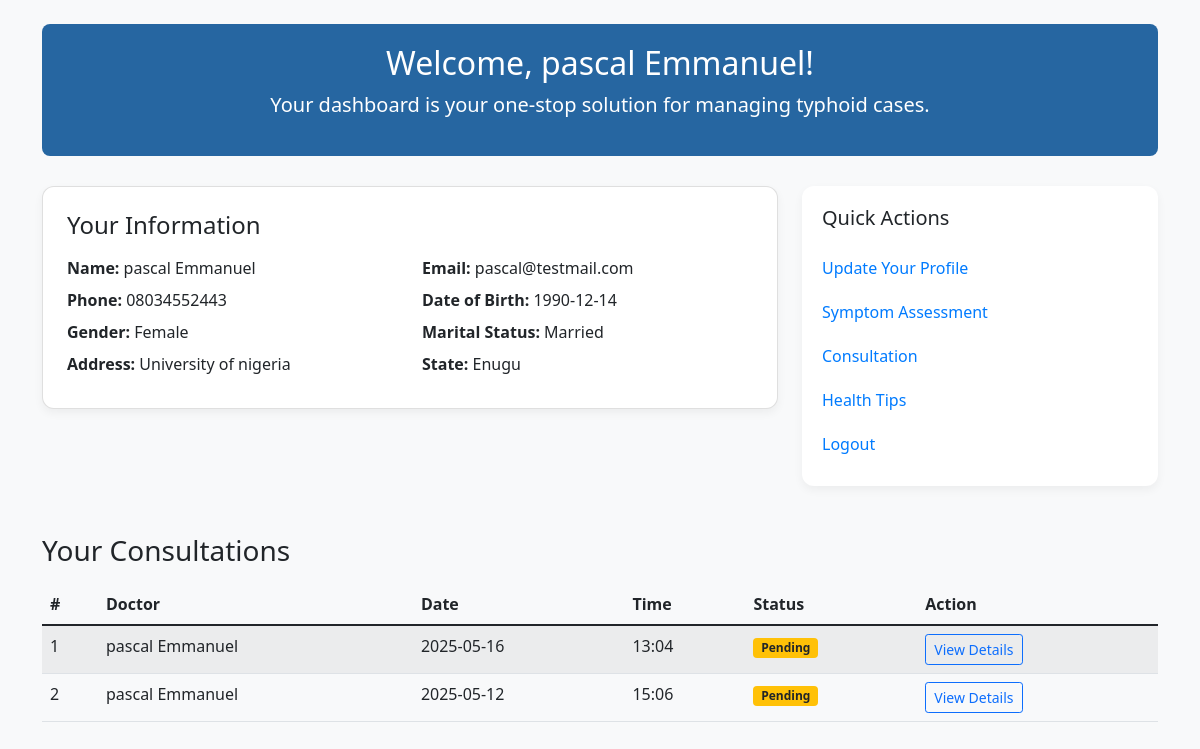
Before: /dashboard (signed in) with the older database file.
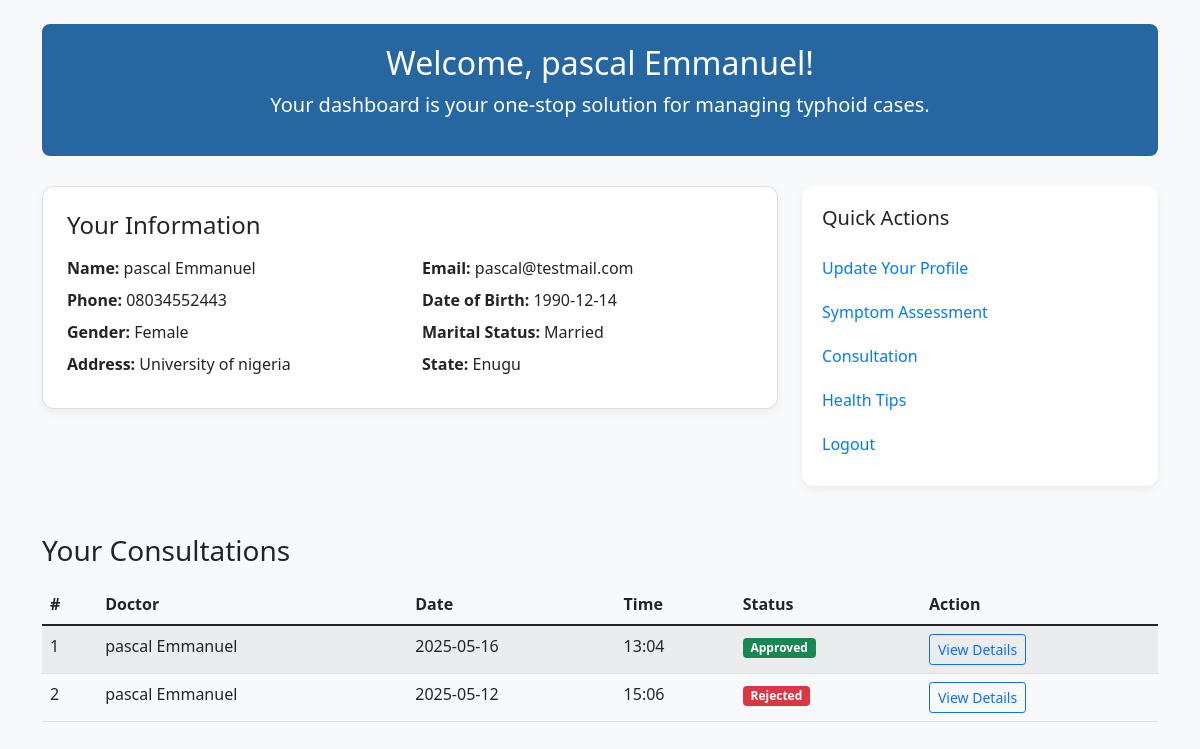
After: the same page with the newer database file.
### app.py (models this page shows, shortened)
class Consultation(db.Model):
    id = db.Column(db.Integer, primary_key=True)
    user_id = db.Column(db.Integer, db.ForeignKey('user.id'))
    doctor_id = db.Column(db.Integer, db.ForeignKey('doctor.id'))
    status = db.Column(db.String(20), default="Pending")  # Pending, Approved, Rejected
    appointment_date = db.Column(db.Date)
    appointment_time = db.Column(db.Time)
    user = db.relationship('User', backref='consultations')
    doctor = db.relationship('Doctor', backref='consultations')

class Doctor(db.Model):
    id = db.Column(db.Integer, primary_key=True)
    name = db.Column(db.String(100))
    email = db.Column(db.String(100))
    phone = db.Column(db.String(20))
    dob = db.Column(db.Date)
    gender = db.Column(db.String(10))
    marital_status = db.Column(db.String(20))
    address = db.Column(db.String(200))
    state = db.Column(db.String(50))
    hospital_id = db.Column(db.Integer, db.ForeignKey('hospital.id'))
    password = db.Column(db.String(200))  # <-- Add this line
    hospital = db.relationship('Hospital', backref='doctors')
    @property
    def is_authenticated(self):
        return True

### app.py (the view)
@app.route('/dashboard')
@login_required
def user_dashboard():
    consultations = Consultation.query.filter_by(user_id=current_user.id).order_by(Consultation.appointment_date.desc()).all()
    return render_template('user_dashboard.html', user=current_user,  consultations=consultations)

### app.py (called while the page is built)
@login_manager.user_loader
def load_user(user_id):
    user_type = session.get('user_type')
    if user_type == 'user':
        return User.query.get(int(user_id))
    elif user_type == 'doctor':
        return Doctor.query.get(int(user_id))
    return None

### templates/user_dashboard.html (shortened to what this page needs)
<!DOCTYPE html>
<html lang="en">
<head>
    <link href="https://cdn.jsdelivr.net/npm/bootstrap@5.1.3/dist/css/bootstrap.min.css" rel="stylesheet">
    <link rel="stylesheet" href="{{ url_for('static', filename='css/dashboard.css') }}">
</head>
<body>
<div class="container mt-4">
    <div class="dashboard-header text-center">
        <h2>Welcome, {{ user.name }}!</h2>
        <p class="lead">Your dashboard is your one-stop solution for  managing typhoid cases.</p>
    </div>
    <div class="row">
        <div class="col-lg-8 mb-4">
            <div class="card p-4">
                <h4 class="mb-3">Your Information</h4>
                <div class="row">
                    <div class="col-sm-6 mb-2"><strong>Name:</strong> {{ user.name }}</div>
                    <div class="col-sm-6 mb-2"><strong>Email:</strong> {{ user.email }}</div>
                    <div class="col-sm-6 mb-2"><strong>Phone:</strong> {{ user.phone }}</div>
                    <div class="col-sm-6 mb-2"><strong>Date of Birth:</strong> {{ user.dob }}</div>
                    <div class="col-sm-6 mb-2"><strong>Gender:</strong> {{ user.gender }}</div>
                    <div class="col-sm-6 mb-2"><strong>Marital Status:</strong> {{ user.marital_status }}</div>
                    <div class="col-sm-6 mb-2"><strong>Address:</strong> {{ user.address }}</div>
                    <div class="col-sm-6 mb-2"><strong>State:</strong> {{ user.state }}</div>
                </div>
            </div>
        </div>
        <div class="col-lg-4">
            <div class="sidebar-actions">
                <h5 class="mb-3">Quick Actions</h5>
                <a href="{{ url_for('update_profile') }}">Update Your Profile</a>
                <a href="{{ url_for('symptom_assessment') }}">Symptom Assessment</a>
                <a href="{{ url_for('book_consultation') }}">Consultation</a>
                <a href="{{ url_for('health_tips') }}">Health Tips</a>
                <a href="{{ url_for('logout') }}">Logout</a>
            </div>
        </div>
    </div>
    <h3 class="mt-5">Your Consultations</h3>
<table class="table table-striped mt-3">
    <thead>
        <tr>
            <th>#</th>
            <th>Doctor</th>
            <th>Date</th>
            <th>Time</th>
            <th>Status</th>
            <th>Action</th>
        </tr>
    </thead>
    <tbody>
        {% for c in consultations %}
        <tr>
            <td>{{ loop.index }}</td>
            <td>{{ c.doctor.name }}</td>
            <td>{{ c.appointment_date.strftime('%Y-%m-%d') }}</td>
            <td>{{ c.appointment_time.strftime('%H:%M') }}</td>
            <td>
                {% if c.status == 'Pending' %}
                    <span class="badge bg-warning text-dark">Pending</span>
                {% elif c.status == 'Approved' %}
                    <span class="badge bg-success">Approved</span>
                {% elif c.status == 'Rejected' %}
                    <span class="badge bg-danger">Rejected</span>
                {% endif %}
            </td>
            <td>
                <a href="{{ url_for('consultation_details', consultation_id=c.id) }}" class="btn btn-sm btn-outline-primary">
                    View Details
                </a>
            </td>
        </tr>
        {% else %}
        <tr>
            <td colspan="6">No consultations booked yet.</td>
        </tr>
        {% endfor %}
    </tbody>
</table>
</div>
</body>
</html>

Changed rows visible on the page:
changed Consultation (number 1 of 2 on the later page): status "Pending" → "Approved"
changed Consultation (number 2 of 2 on the later page): status "Pending" → "Rejected"
